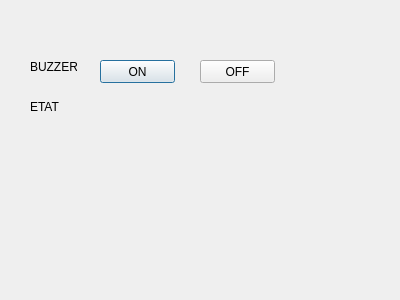
<?xml version="1.0" encoding="UTF-8"?>
<ui version="4.0">
 <class>arduinomaq</class>
 <widget class="QDialog" name="arduinomaq">
  <property name="geometry">
   <rect>
    <x>0</x>
    <y>0</y>
    <width>400</width>
    <height>300</height>
   </rect>
  </property>
  <property name="windowTitle">
   <string>Dialog</string>
  </property>
  <widget class="QPushButton" name="pushButton">
   <property name="geometry">
    <rect>
     <x>100</x>
     <y>60</y>
     <width>75</width>
     <height>23</height>
    </rect>
   </property>
   <property name="text">
    <string>ON</string>
   </property>
  </widget>
  <widget class="QPushButton" name="pushButton_2">
   <property name="geometry">
    <rect>
     <x>200</x>
     <y>60</y>
     <width>75</width>
     <height>23</height>
    </rect>
   </property>
   <property name="text">
    <string>OFF</string>
   </property>
  </widget>
  <widget class="QLabel" name="label">
   <property name="geometry">
    <rect>
     <x>30</x>
     <y>100</y>
     <width>47</width>
     <height>14</height>
    </rect>
   </property>
   <property name="text">
    <string>ETAT</string>
   </property>
  </widget>
  <widget class="QLabel" name="label_2">
   <property name="geometry">
    <rect>
     <x>110</x>
     <y>100</y>
     <width>47</width>
     <height>14</height>
    </rect>
   </property>
   <property name="text">
    <string/>
   </property>
  </widget>
  <widget class="QLabel" name="label_3">
   <property name="geometry">
    <rect>
     <x>30</x>
     <y>60</y>
     <width>47</width>
     <height>14</height>
    </rect>
   </property>
   <property name="text">
    <string>BUZZER</string>
   </property>
  </widget>
 </widget>
 <layoutdefault spacing="6" margin="11"/>
 <resources/>
 <connections/>
</ui>
